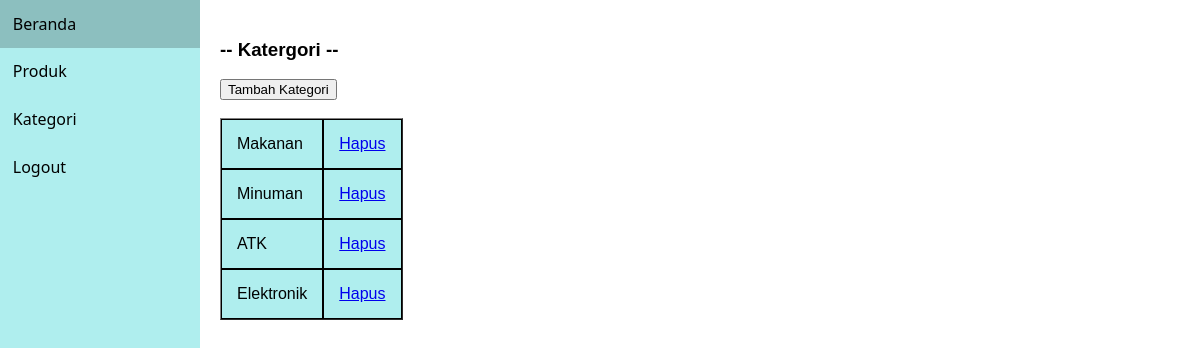
The app's page /kategori.php (signed in) with its own data.
### tables this page shows
CREATE TABLE `kategori` (
  `id` int(5) NOT NULL,
  `kategori_brg` varchar(15) NOT NULL
);

### kategori.php (the view, shortened to what this page needs)
<?php
    include 'menu.php';
    include 'koneksi.php';
    $sql = "SELECT kategori_brg FROM kategori";
    $query = mysqli_query($koneksi, $sql);
?>
<body>
    <div class="category">
        <div style="display:flex; gap: 1em">
            <div class="row align-items-center py-3 px-xl-5">
                <h3>-- Katergori --</h3>
                <form action="tambah_kategori.php" method="get">
                <button type="submit" name="tambah">Tambah Kategori</button>
                <br><br>
                </form>
                <table border ="1" cellspacing="0" cellpadding="10px">
                    <?php while($row = mysqli_fetch_assoc($query)) :?>
                        <tr>
                        <td><?php echo $row['kategori_brg']?></td>
                        <td>
                            <a href="hapus_kategori.php?id=<?php echo $row['kategori_brg']; ?>">Hapus</a>
                        </td>
                        </tr>
                    <?php endwhile; ?>
                </table>
            </div>
        </div>
    </div>
</body>

### menu.php (style rules this page uses)
body { margin: 0; padding: 0; }

### kategori.php (style rules this page uses)
body { font-family: Arial, sans-serif; margin: 0; padding: 0; display: flex; }
.category { width: 500px; padding: 20px; }
.category table { background-color:paleturquoise;; width: 100%; }
.category table td { border: 1px solid black; padding: 15px; text-align: left; }

### records on screen
kategori: kategori_brg "Makanan"
kategori: kategori_brg "Minuman"
kategori: kategori_brg "ATK"
kategori: kategori_brg "Elektronik"
